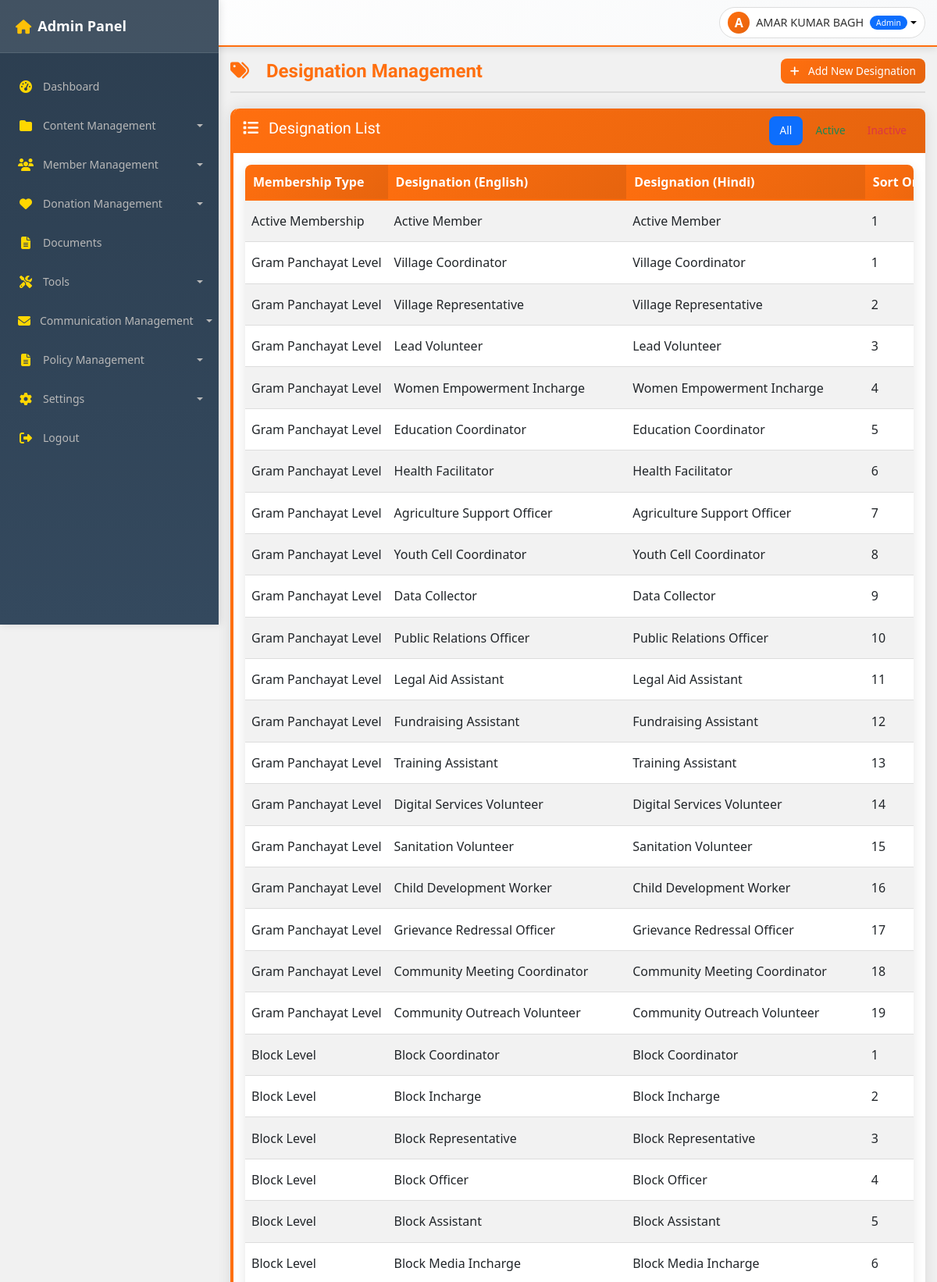
Screenshot of /admin/designations.php (signed in, upper part) with the database file from the repository.
### tables this page shows
CREATE TABLE `membership_designations` (
  `id` int(11) NOT NULL,
  `membership_type` enum('active','gram_panchayat','block','tehsil','district','mandal','state','national') NOT NULL,
  `designation` varchar(255) NOT NULL,
  `designation_hindi` varchar(255) NOT NULL,
  `sort_order` int(11) DEFAULT 1,
  `status` enum('active','inactive') DEFAULT 'active',
  `created_at` timestamp NOT NULL DEFAULT current_timestamp(),
  `updated_at` timestamp NOT NULL DEFAULT current_timestamp() ON UPDATE current_timestamp()
);

### admin/designations.php (the view, shortened to what this page needs)
<?php
$db = getDbConnection();
$action = $_GET['action'] ?? 'list';
$status_filter = $_GET['status'] ?? '';
if ($action === 'list') {
    $where_clause = '';
    $params = [];
    $stmt = $db->prepare("SELECT * FROM membership_designations $where_clause ORDER BY membership_type, sort_order, designation");
    $stmt->execute($params);
    $designations = $stmt->fetchAll();
}
function getMembershipTypeName($type) {
    $names = [
        'active' => 'Active Membership',
        'gram_panchayat' => 'Gram Panchayat Level',
        'block' => 'Block Level',
        'tehsil' => 'Tehsil Level',
        'district' => 'District Level',
        'mandal' => 'Mandal Level',
        'state' => 'State Level',
        'national' => 'National Level'
    ];
    return $names[$type] ?? $type;
}
include 'includes/header.php';
?>
<div class="admin-content">
    <?php include 'includes/topbar.php'; ?>
    <div class="main-content">
        <div class="page-header">
            <h1 class="page-title">
                <i class="fas fa-tags me-3"></i> Designation Management
            </h1>
            <div class="page-actions">
                <?php if ($action === 'list'): ?>
                <a href="?action=add" class="btn btn-primary">
                    <i class="fas fa-plus me-2"></i> Add New Designation
                </a>
                <?php else: ?>
                <a href="?" class="btn btn-secondary">
                    <i class="fas fa-arrow-left me-2"></i> Back
                </a>
                <?php endif; ?>
            </div>
        </div>
        <?php if ($action === 'list'): ?>
        <div class="admin-card">
            <div class="card-header d-flex justify-content-between align-items-center">
                <h5><i class="fas fa-list me-2"></i> Designation List</h5>
                <div class="filter-buttons">
                    <a href="?" class="btn btn-sm btn-outline-primary <?php echo empty($status_filter) ? 'active' : ''; ?>">All</a>
                    <a href="?status=active" class="btn btn-sm btn-outline-success <?php echo $status_filter === 'active' ? 'active' : ''; ?>">Active</a>
                    <a href="?status=inactive" class="btn btn-sm btn-outline-danger <?php echo $status_filter === 'inactive' ? 'active' : ''; ?>">Inactive</a>
                </div>
            </div>
            <div class="card-body">
                <div class="table-responsive">
                    <table class="table table-striped table-hover">
                        <thead>
                            <tr>
                                <th>Membership Type</th>
                                <th>Designation (English)</th>
                                <th>Designation (Hindi)</th>
                                <th>Sort Order</th>
                            </tr>
                        </thead>
                        <tbody>
                            <?php foreach ($designations as $designation): ?>
                            <tr>
                                <td><?php echo htmlspecialchars(getMembershipTypeName($designation['membership_type'])); ?></td>
                                <td><?php echo htmlspecialchars($designation['designation']); ?></td>
                                <td><?php echo htmlspecialchars($designation['designation_hindi']); ?></td>
                                <td><?php echo htmlspecialchars($designation['sort_order']); ?></td>
                            </tr>
                            <?php endforeach; ?>
                        </tbody>
                    </table>
                </div>
            </div>
        </div>
        <?php endif; ?>
    </div>
</div>
<?php include 'includes/sidebar.php'; ?>
<?php include 'includes/footer.php'; ?>

### admin/assets/css/style.css (style rules this page uses)
:root { --primary-color: #ff6f0f; --primary-dark: #e6640e; --primary-light: #ff8a3d; --secondary-color: var(--primary-dark); --secondary-dark: var(--primary-dark); --secondary-light: var(--primary-light); --gold-color: #ffd700; --success-color: #25d366; --success-dark: #128c7e; --info-color: #17a2b8; --warning-color: #ffc107; --danger-color: #dc3545; --text-color: #333; --text-light: #555; --text-muted: #6c757d; --text-white: #fff; --text-light-gray: #b8b8b8; --light-bg: #f8f9fa; --body-bg: #f1f1f1; --white-bg: #ffffff; --dark-bg: #151414; --darker-bg: #2c2c2c; --black-bg: #000; --border-light: #ddd; --border-lighter: #eee; --border-dark: #373636; --gradient-primary: linear-gradient(135deg, var(--primary-color), var(--primary-dark)); --gradient-primary-reverse: linear-gradient(175deg, var(--primary-color) 50%, var(--primary-dark) 50%); --gradient-header: linear-gradient(135deg, #ffffff 0%, #f8f9fa 100%); --gradient-navbar: linear-gradient(180deg, #2c3e50 0%, #34495e 100%); --gradient-success: linear-gradient(135deg, var(--success-color), var(--success-dark)); --shadow-light: rgba(0, 0, 0, 0.05); --shadow-medium: rgba(0, 0, 0, 0.1); --shadow-dark: rgba(0, 0, 0, 0.15); --shadow-darker: rgba(0, 0, 0, 0.2); --shadow-darkest: rgba(0, 0, 0, 0.3); --overlay-light: rgba(255, 255, 255, 0.1); --overlay-medium: rgba(255, 255, 255, 0.2); --overlay-dark: rgba(0, 0, 0, 0.5); --overlay-darker: rgba(0, 0, 0, 0.6); --overlay-darkest: rgba(0, 0, 0, 0.7); --primary-color-overlay: rgba(255, 111, 15, 0.7); --sidebar-width: 280px; --sidebar-collapsed-width: 70px; --topbar-height: 60px; --border-radius: 8px; --box-shadow: 0 4px 15px var(--shadow-medium); --transition: all 0.3s ease; }
* { margin: 0; padding: 0; box-sizing: border-box; }
body { font-family: "Teko", sans-serif; font-weight: 400; background-color: var(--body-bg); color: var(--text-color); overflow-x: hidden; }
h1, h2, h3, h4, h5, h6 { font-family: "Bakbak One", sans-serif; }
@media (min-width: 992px) { .admin-content { margin-left: var(--sidebar-width); width: calc(100% - var(--sidebar-width)); } }
.admin-content { flex: 1; min-height: 100vh; background-color: var(--body-bg); padding: 0; margin-top: var(--topbar-height); transition: margin-left 0.3s ease; width: 100%; overflow-x: hidden; }
.main-content { flex-grow: 1; padding: 15px; background-color: var(--body-bg); min-height: calc(100vh - var(--topbar-height)); overflow-x: hidden; width: 100%; max-width: 100%; }
.table-responsive { border-radius: var(--border-radius); box-shadow: var(--box-shadow); overflow-x: auto; width: 100%; -webkit-overflow-scrolling: touch; }
.table { margin-bottom: 0; width: 100%; }
.table th { background: var(--gradient-primary); border-top: none; font-weight: 600; color: var(--text-white); padding: 10px; border-bottom: 2px solid var(--primary-color); white-space: nowrap; }
.table td { padding: 8px; vertical-align: middle; border-color: var(--border-light); white-space: nowrap; }
.table-striped tbody tr:nth-of-type(odd) { background-color: rgba(255, 111, 15, 0.02); }
.page-header { display: flex; justify-content: space-between; align-items: center; margin-bottom: 20px; padding-bottom: 10px; border-bottom: 2px solid var(--border-light); }
.page-title { margin: 0; color: var(--primary-color); font-size: 1.8rem; font-family: "Bakbak One", sans-serif; }
.page-actions { display: flex; gap: 8px; }
.admin-card { background: var(--gradient-header); border-radius: var(--border-radius); box-shadow: var(--box-shadow); transition: var(--transition); border: none; margin-bottom: 15px; border-left: 4px solid var(--primary-color); }
.admin-card .card-header { background: var(--gradient-primary); color: var(--text-white); padding: 10px 12px; font-weight: bold; display: flex; align-items: center; justify-content: space-between; border-radius: var(--border-radius) var(--border-radius) 0 0; border-bottom: none; }
.admin-card .card-header i { margin-right: 8px; }
.admin-card .card-body { padding: 15px; }
.btn { border-radius: var(--border-radius); padding: 6px 12px; font-weight: 500; transition: var(--transition); border: none; cursor: pointer; font-size: 0.85rem; }
.btn-primary { background: var(--gradient-primary); color: var(--text-white); }
.btn-outline-primary { border: 2px solid var(--primary-color); color: var(--primary-color); background: transparent; }

### admin/includes/header.php (style rules this page uses)
body { font-family: 'Segoe UI', Tahoma, Geneva, Verdana, sans-serif; }

### rows the page displays
membership_designations: membership_type "Active Membership", designation "Active Member", designation_hindi "Active Member", sort_order "1"
membership_designations: membership_type "Gram Panchayat Level", designation "Village Coordinator", designation_hindi "Village Coordinator", sort_order "1"
membership_designations: membership_type "Gram Panchayat Level", designation "Village Representative", designation_hindi "Village Representative", sort_order "2"
membership_designations: membership_type "Gram Panchayat Level", designation "Lead Volunteer", designation_hindi "Lead Volunteer", sort_order "3"
membership_designations: membership_type "Gram Panchayat Level", designation "Women Empowerment Incharge", designation_hindi "Women Empowerment Incharge", sort_order "4"
membership_designations: membership_type "Gram Panchayat Level", designation "Education Coordinator", designation_hindi "Education Coordinator", sort_order "5"
membership_designations: membership_type "Gram Panchayat Level", designation "Health Facilitator", designation_hindi "Health Facilitator", sort_order "6"
membership_designations: membership_type "Gram Panchayat Level", designation "Agriculture Support Officer", designation_hindi "Agriculture Support Officer", sort_order "7"
membership_designations: membership_type "Gram Panchayat Level", designation "Youth Cell Coordinator", designation_hindi "Youth Cell Coordinator", sort_order "8"
membership_designations: membership_type "Gram Panchayat Level", designation "Data Collector", designation_hindi "Data Collector", sort_order "9"
membership_designations: membership_type "Gram Panchayat Level", designation "Public Relations Officer", designation_hindi "Public Relations Officer", sort_order "10"
membership_designations: membership_type "Gram Panchayat Level", designation "Legal Aid Assistant", designation_hindi "Legal Aid Assistant", sort_order "11"
membership_designations: membership_type "Gram Panchayat Level", designation "Fundraising Assistant", designation_hindi "Fundraising Assistant", sort_order "12"
membership_designations: membership_type "Gram Panchayat Level", designation "Training Assistant", designation_hindi "Training Assistant", sort_order "13"
membership_designations: membership_type "Gram Panchayat Level", designation "Digital Services Volunteer", designation_hindi "Digital Services Volunteer", sort_order "14"
membership_designations: membership_type "Gram Panchayat Level", designation "Sanitation Volunteer", designation_hindi "Sanitation Volunteer", sort_order "15"
membership_designations: membership_type "Gram Panchayat Level", designation "Child Development Worker", designation_hindi "Child Development Worker", sort_order "16"
membership_designations: membership_type "Gram Panchayat Level", designation "Grievance Redressal Officer", designation_hindi "Grievance Redressal Officer", sort_order "17"
membership_designations: membership_type "Gram Panchayat Level", designation "Community Meeting Coordinator", designation_hindi "Community Meeting Coordinator", sort_order "18"
membership_designations: membership_type "Gram Panchayat Level", designation "Community Outreach Volunteer", designation_hindi "Community Outreach Volunteer", sort_order "19"
membership_designations: membership_type "Block Level", designation "Block Coordinator", designation_hindi "Block Coordinator", sort_order "1"
membership_designations: membership_type "Block Level", designation "Block Incharge", designation_hindi "Block Incharge", sort_order "2"
membership_designations: membership_type "Block Level", designation "Block Representative", designation_hindi "Block Representative", sort_order "3"
membership_designations: membership_type "Block Level", designation "Block Officer", designation_hindi "Block Officer", sort_order "4"
membership_designations: membership_type "Block Level", designation "Block Assistant", designation_hindi "Block Assistant", sort_order "5"
membership_designations: membership_type "Block Level", designation "Block Media Incharge", designation_hindi "Block Media Incharge", sort_order "6"

### other values shown
$pageTitle "Admin Panel"
substr($_SESSION['user_name'], 0, 1) "A"
$_SESSION['user_name'] "AMAR KUMAR BAGH"
$_SESSION['user_type'] "Admin"
